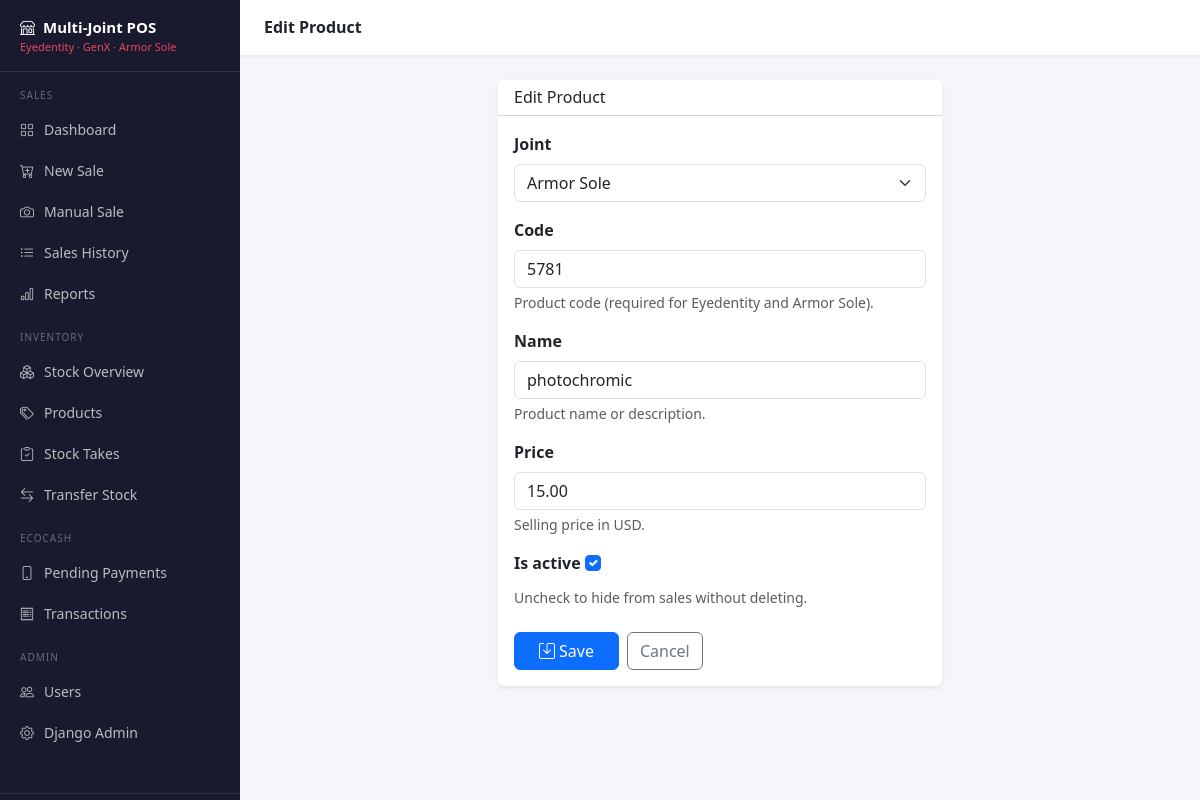
/inventory/products/1/edit/ (signed in), run on the app's committed database.
### inventory/models.py (models this page shows, shortened)
class Product(models.Model):
    joint = models.ForeignKey(Joint, on_delete=models.CASCADE, related_name='products')
    code = models.CharField(
        max_length=50,
        blank=True,
        null=True,
        help_text="Product code (required for Eyedentity and Armor Sole)."
    )
    name = models.CharField(max_length=200, help_text="Product name or description.")
    price = models.DecimalField(
        max_digits=10,
        decimal_places=2,
        help_text="Selling price in USD."
    )
    is_active = models.BooleanField(default=True, help_text="Uncheck to hide from sales without deleting.")
    created_at = models.DateTimeField(auto_now_add=True)
    updated_at = models.DateTimeField(auto_now=True)
    class Meta:
        ordering = ['joint', 'name']
        unique_together = [['joint', 'code']]  # Codes must be unique per joint

### inventory/views.py (the view)
# urls.py: path('products/<int:pk>/edit/', views.product_edit, name='product_edit'),
@login_required
def product_edit(request, pk):
    if not request.user.is_manager_role:
        messages.error(request, "Only managers and admins can edit products.")
        return redirect('inventory:product_list')
    product = get_object_or_404(Product, pk=pk)
    form = ProductForm(request.POST or None, instance=product)
    if request.method == 'POST' and form.is_valid():
        form.save()
        messages.success(request, f"Product '{product.name}' updated!")
        return redirect('inventory:product_list')
    return render(request, 'product_form.html', {'form': form, 'title': 'Edit Product', 'product': product})

### inventory/forms.py (shortened to what this page needs)
class ProductForm(forms.ModelForm):
    class Meta:
        model = Product
        fields = ['joint', 'code', 'name', 'price', 'is_active']
        widgets = {
            'joint': forms.Select(attrs={'class': 'form-select'}),
            'code': forms.TextInput(attrs={'class': 'form-control', 'placeholder': 'e.g. EYE-001'}),
            'name': forms.TextInput(attrs={'class': 'form-control', 'placeholder': 'Product name'}),
            'price': forms.NumberInput(attrs={'class': 'form-control', 'step': '0.01', 'min': '0'}),
            'is_active': forms.CheckboxInput(attrs={'class': 'form-check-input'}),
        }

### inventory/models.py (called while the page is built)
    def __str__(self):
        return self.display_name

### users/models.py (called while the page is built)
    @property
    def is_admin_role(self):
        return self.role == 'admin'

    @property
    def is_manager_role(self):
        return self.role in ['admin', 'manager']

### templates/product_form.html (shortened to what this page needs)
{% extends "base.html" %}
{% block page_title %}{{ title }}{% endblock %}
{% block content %}
<div class="row justify-content-center">
    <div class="col-md-6">
        <div class="card border-0 shadow-sm">
            <div class="card-header bg-white"><h6 class="mb-0">{{ title }}</h6></div>
            <div class="card-body">
                <form method="post">
                    {% for field in form %}
                    <div class="mb-3">
                        <label class="form-label fw-semibold">{{ field.label }}</label>
                        {{ field }}
                        {% if field.help_text %}
                        <div class="form-text text-muted">{{ field.help_text }}</div>
                        {% endif %}
                    </div>
                    {% endfor %}
                    <div class="d-flex gap-2 mt-4">
                        <button type="submit" class="btn btn-primary px-4">
                            <i class="bi bi-save me-1"></i>Save
                        </button>
                        <a href="{% url 'inventory:product_list' %}" class="btn btn-outline-secondary">Cancel</a>
                    </div>
                </form>
            </div>
        </div>
    </div>
</div>
{% endblock %}

### templates/base.html (style rules this page uses)
:root { --sidebar-width: 240px; --topbar-height: 56px; }
body { background: #f4f6f9; font-family: 'Segoe UI', sans-serif; }

### data on the page
Product: form "Armor Sole" "5781" "photochromic" "15.00" "☑"

### other printed values
{{ title }} "Edit Product"
{{ field.label }} "Joint" "Code" "Name" "Price" "Is active"
{{ field.help_text }} "Product code (required for Eyedentity and Armor Sole)." "Product name or description." "Selling price in USD." "Uncheck to hide from sales without deleting."
